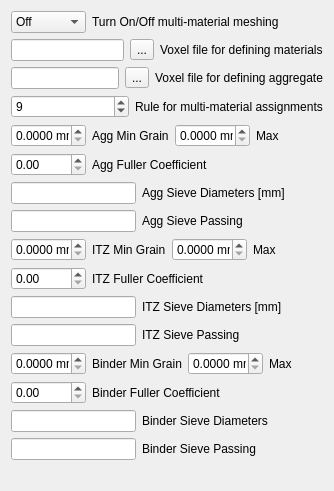
        <widget class="QWidget" name="multiMat">
         <property name="enabled">
          <bool>true</bool>
         </property>
         <layout class="QGridLayout" name="gridLayout_9">
          <item row="0" column="0">
           <layout class="QHBoxLayout" name="horizontalLayout_22">
            <item>
             <widget class="QComboBox" name="multiMatToggle">
              <property name="sizePolicy">
               <sizepolicy hsizetype="Fixed" vsizetype="Fixed">
                <horstretch>0</horstretch>
                <verstretch>0</verstretch>
               </sizepolicy>
              </property>
              <property name="minimumSize">
               <size>
                <width>75</width>
                <height>0</height>
               </size>
              </property>
              <property name="maximumSize">
               <size>
                <width>75</width>
                <height>16777215</height>
               </size>
              </property>
              <item>
               <property name="text">
                <string>Off</string>
               </property>
              </item>
              <item>
               <property name="text">
                <string>On</string>
               </property>
              </item>
             </widget>
            </item>
            <item>
             <widget class="QLabel" name="textLabel2_22">
              <property name="text">
               <string>Turn On/Off multi-material meshing</string>
              </property>
             </widget>
            </item>
           </layout>
          </item>
          <item row="1" column="0">
           <layout class="QHBoxLayout" name="horizontalLayout_23">
            <item>
             <widget class="QLineEdit" name="multiMatFile">
              <property name="enabled">
               <bool>true</bool>
              </property>
              <property name="minimumSize">
               <size>
                <width>0</width>
                <height>0</height>
               </size>
              </property>
              <property name="maximumSize">
               <size>
                <width>16777215</width>
                <height>16777215</height>
               </size>
              </property>
              <property name="readOnly">
               <bool>true</bool>
              </property>
             </widget>
            </item>
            <item>
             <widget class="QToolButton" name="readMultiMatFile">
              <property name="enabled">
               <bool>true</bool>
              </property>
              <property name="text">
               <string notr="true">...</string>
              </property>
             </widget>
            </item>
            <item>
             <widget class="QLabel" name="textLabel2_23">
              <property name="text">
               <string>Voxel file for defining materials</string>
              </property>
             </widget>
            </item>
           </layout>
          </item>
          <item row="2" column="0">
           <layout class="QHBoxLayout" name="horizontalLayout_37">
            <item>
             <widget class="QLineEdit" name="aggFile">
              <property name="enabled">
               <bool>true</bool>
              </property>
              <property name="minimumSize">
               <size>
                <width>0</width>
                <height>0</height>
               </size>
              </property>
              <property name="maximumSize">
               <size>
                <width>16777215</width>
                <height>16777215</height>
               </size>
              </property>
              <property name="readOnly">
               <bool>true</bool>
              </property>
             </widget>
            </item>
            <item>
             <widget class="QToolButton" name="readAggFile">
              <property name="enabled">
               <bool>true</bool>
              </property>
              <property name="text">
               <string notr="true">...</string>
              </property>
             </widget>
            </item>
            <item>
             <widget class="QLabel" name="textLabel2_31">
              <property name="text">
               <string>Voxel file for defining aggregate</string>
              </property>
             </widget>
            </item>
           </layout>
          </item>
          <item row="3" column="0">
           <layout class="QGridLayout" name="gridLayout_6">
            <item row="0" column="0">
             <widget class="QSpinBox" name="multiMatRule">
              <property name="minimumSize">
               <size>
                <width>75</width>
                <height>20</height>
               </size>
              </property>
              <property name="minimum">
               <number>1</number>
              </property>
              <property name="maximum">
               <number>10</number>
              </property>
              <property name="value">
               <number>9</number>
              </property>
             </widget>
            </item>
            <item row="0" column="1">
             <widget class="QLabel" name="textLabel2_30">
              <property name="text">
               <string>Rule for multi-material assignments</string>
              </property>
             </widget>
            </item>
           </layout>
          </item>
          <item row="4" column="0">
           <layout class="QHBoxLayout" name="horizontalLayout_24">
            <item>
             <widget class="QDoubleSpinBox" name="grainAggMin">
              <property name="sizePolicy">
               <sizepolicy hsizetype="Fixed" vsizetype="Fixed">
                <horstretch>0</horstretch>
                <verstretch>0</verstretch>
               </sizepolicy>
              </property>
              <property name="minimumSize">
               <size>
                <width>75</width>
                <height>20</height>
               </size>
              </property>
              <property name="maximumSize">
               <size>
                <width>75</width>
                <height>16777215</height>
               </size>
              </property>
              <property name="suffix">
               <string> mm</string>
              </property>
              <property name="decimals">
               <number>4</number>
              </property>
              <property name="maximum">
               <double>999999.000000000000000</double>
              </property>
             </widget>
            </item>
            <item>
             <widget class="QLabel" name="textLabel2_24">
              <property name="text">
               <string>Agg Min Grain</string>
              </property>
             </widget>
            </item>
            <item>
             <widget class="QDoubleSpinBox" name="grainAggMax">
              <property name="sizePolicy">
               <sizepolicy hsizetype="Fixed" vsizetype="Fixed">
                <horstretch>0</horstretch>
                <verstretch>0</verstretch>
               </sizepolicy>
              </property>
              <property name="minimumSize">
               <size>
                <width>75</width>
                <height>20</height>
               </size>
              </property>
              <property name="maximumSize">
               <size>
                <width>75</width>
                <height>16777215</height>
               </size>
              </property>
              <property name="suffix">
               <string> mm</string>
              </property>
              <property name="decimals">
               <number>4</number>
              </property>
              <property name="maximum">
               <double>999999.000000000000000</double>
              </property>
             </widget>
            </item>
            <item>
             <widget class="QLabel" name="textLabel2_25">
              <property name="text">
               <string>Max</string>
              </property>
             </widget>
            </item>
           </layout>
          </item>
          <item row="5" column="0">
           <layout class="QHBoxLayout" name="horizontalLayout_25">
            <item>
             <widget class="QDoubleSpinBox" name="grainAggFuller">
              <property name="sizePolicy">
               <sizepolicy hsizetype="Fixed" vsizetype="Fixed">
                <horstretch>0</horstretch>
                <verstretch>0</verstretch>
               </sizepolicy>
              </property>
              <property name="minimumSize">
               <size>
                <width>75</width>
                <height>20</height>
               </size>
              </property>
              <property name="suffix">
               <string/>
              </property>
              <property name="maximum">
               <double>1.000000000000000</double>
              </property>
              <property name="singleStep">
               <double>0.010000000000000</double>
              </property>
             </widget>
            </item>
            <item>
             <widget class="QLabel" name="label_5">
              <property name="text">
               <string>Agg Fuller Coefficient</string>
              </property>
             </widget>
            </item>
           </layout>
          </item>
          <item row="6" column="0">
           <layout class="QHBoxLayout" name="horizontalLayout_26">
            <item>
             <widget class="QLineEdit" name="grainAggSieveD">
              <property name="sizePolicy">
               <sizepolicy hsizetype="Fixed" vsizetype="Fixed">
                <horstretch>0</horstretch>
                <verstretch>0</verstretch>
               </sizepolicy>
              </property>
              <property name="minimumSize">
               <size>
                <width>125</width>
                <height>0</height>
               </size>
              </property>
              <property name="maximumSize">
               <size>
                <width>125</width>
                <height>16777215</height>
               </size>
              </property>
              <property name="inputMask">
               <string/>
              </property>
              <property name="placeholderText">
               <string/>
              </property>
             </widget>
            </item>
            <item>
             <widget class="QLabel" name="label_6">
              <property name="text">
               <string>Agg Sieve Diameters [mm]</string>
              </property>
             </widget>
            </item>
           </layout>
          </item>
          <item row="7" column="0">
           <layout class="QHBoxLayout" name="horizontalLayout_27">
            <item>
             <widget class="QLineEdit" name="grainAggSieveP">
              <property name="minimumSize">
               <size>
                <width>125</width>
                <height>0</height>
               </size>
              </property>
              <property name="maximumSize">
               <size>
                <width>125</width>
                <height>16777215</height>
               </size>
              </property>
              <property name="inputMask">
               <string/>
              </property>
              <property name="placeholderText">
               <string/>
              </property>
             </widget>
            </item>
            <item>
             <widget class="QLabel" name="label_7">
              <property name="text">
               <string>Agg Sieve Passing</string>
              </property>
             </widget>
            </item>
           </layout>
          </item>
          <item row="8" column="0">
           <layout class="QHBoxLayout" name="horizontalLayout_28">
            <item>
             <widget class="QDoubleSpinBox" name="grainITZMin">
              <property name="sizePolicy">
               <sizepolicy hsizetype="Fixed" vsizetype="Fixed">
                <horstretch>0</horstretch>
                <verstretch>0</verstretch>
               </sizepolicy>
              </property>
              <property name="minimumSize">
               <size>
                <width>75</width>
                <height>20</height>
               </size>
              </property>
              <property name="maximumSize">
               <size>
                <width>75</width>
                <height>16777215</height>
               </size>
              </property>
              <property name="suffix">
               <string> mm</string>
              </property>
              <property name="decimals">
               <number>4</number>
              </property>
              <property name="maximum">
               <double>999999.000000000000000</double>
              </property>
             </widget>
            </item>
            <item>
             <widget class="QLabel" name="textLabel2_27">
              <property name="text">
               <string>ITZ Min Grain</string>
              </property>
             </widget>
            </item>
            <item>
             <widget class="QDoubleSpinBox" name="grainITZMax">
              <property name="sizePolicy">
               <sizepolicy hsizetype="Fixed" vsizetype="Fixed">
                <horstretch>0</horstretch>
                <verstretch>0</verstretch>
               </sizepolicy>
              </property>
              <property name="minimumSize">
               <size>
                <width>75</width>
                <height>20</height>
               </size>
              </property>
              <property name="maximumSize">
               <size>
                <width>75</width>
                <height>16777215</height>
               </size>
              </property>
              <property name="suffix">
               <string> mm</string>
              </property>
              <property name="decimals">
               <number>4</number>
              </property>
              <property name="maximum">
               <double>999999.000000000000000</double>
              </property>
             </widget>
            </item>
            <item>
             <widget class="QLabel" name="textLabel2_26">
              <property name="text">
               <string>Max</string>
              </property>
             </widget>
            </item>
           </layout>
          </item>
          <item row="9" column="0">
           <layout class="QHBoxLayout" name="horizontalLayout_29">
            <item>
             <widget class="QDoubleSpinBox" name="grainITZFuller">
              <property name="sizePolicy">
               <sizepolicy hsizetype="Fixed" vsizetype="Fixed">
                <horstretch>0</horstretch>
                <verstretch>0</verstretch>
               </sizepolicy>
              </property>
              <property name="minimumSize">
               <size>
                <width>75</width>
                <height>20</height>
               </size>
              </property>
              <property name="suffix">
               <string/>
              </property>
              <property name="maximum">
               <double>1.000000000000000</double>
              </property>
              <property name="singleStep">
               <double>0.010000000000000</double>
              </property>
             </widget>
            </item>
            <item>
             <widget class="QLabel" name="label_9">
              <property name="text">
               <string>ITZ Fuller Coefficient</string>
              </property>
             </widget>
            </item>
           </layout>
          </item>
          <item row="10" column="0">
           <layout class="QHBoxLayout" name="horizontalLayout_30">
            <item>
             <widget class="QLineEdit" name="grainITZSieveD">
              <property name="sizePolicy">
               <sizepolicy hsizetype="Fixed" vsizetype="Fixed">
                <horstretch>0</horstretch>
                <verstretch>0</verstretch>
               </sizepolicy>
              </property>
              <property name="minimumSize">
               <size>
                <width>125</width>
                <height>0</height>
               </size>
              </property>
              <property name="maximumSize">
               <size>
                <width>125</width>
                <height>16777215</height>
               </size>
              </property>
              <property name="inputMask">
               <string/>
              </property>
              <property name="placeholderText">
               <string/>
              </property>
             </widget>
            </item>
            <item>
             <widget class="QLabel" name="label_8">
              <property name="text">
               <string>ITZ Sieve Diameters [mm]</string>
              </property>
             </widget>
            </item>
           </layout>
          </item>
          <item row="11" column="0">
           <layout class="QHBoxLayout" name="horizontalLayout_31">
            <item>
             <widget class="QLineEdit" name="grainITZSieveP">
              <property name="minimumSize">
               <size>
                <width>125</width>
                <height>0</height>
               </size>
              </property>
              <property name="maximumSize">
               <size>
                <width>125</width>
                <height>16777215</height>
               </size>
              </property>
              <property name="inputMask">
               <string/>
              </property>
              <property name="placeholderText">
               <string/>
              </property>
             </widget>
            </item>
            <item>
             <widget class="QLabel" name="label_10">
              <property name="text">
               <string>ITZ Sieve Passing</string>
              </property>
             </widget>
            </item>
           </layout>
          </item>
          <item row="12" column="0">
           <layout class="QHBoxLayout" name="horizontalLayout_32">
            <item>
             <widget class="QDoubleSpinBox" name="grainBinderMin">
              <property name="sizePolicy">
               <sizepolicy hsizetype="Fixed" vsizetype="Fixed">
                <horstretch>0</horstretch>
                <verstretch>0</verstretch>
               </sizepolicy>
              </property>
              <property name="minimumSize">
               <size>
                <width>75</width>
                <height>20</height>
               </size>
              </property>
              <property name="maximumSize">
               <size>
                <width>75</width>
                <height>16777215</height>
               </size>
              </property>
              <property name="suffix">
               <string> mm</string>
              </property>
              <property name="decimals">
               <number>4</number>
              </property>
              <property name="maximum">
               <double>999999.000000000000000</double>
              </property>
             </widget>
            </item>
            <item>
             <widget class="QLabel" name="textLabel2_29">
              <property name="text">
               <string>Binder Min Grain</string>
              </property>
             </widget>
            </item>
            <item>
             <widget class="QDoubleSpinBox" name="grainBinderMax">
              <property name="sizePolicy">
               <sizepolicy hsizetype="Fixed" vsizetype="Fixed">
                <horstretch>0</horstretch>
                <verstretch>0</verstretch>
               </sizepolicy>
              </property>
              <property name="minimumSize">
               <size>
                <width>75</width>
                <height>20</height>
               </size>
              </property>
              <property name="maximumSize">
               <size>
                <width>75</width>
                <height>16777215</height>
               </size>
              </property>
              <property name="suffix">
               <string> mm</string>
              </property>
              <property name="decimals">
               <number>4</number>
              </property>
              <property name="maximum">
               <double>999999.000000000000000</double>
              </property>
             </widget>
            </item>
            <item>
             <widget class="QLabel" name="textLabel2_28">
              <property name="text">
               <string>Max</string>
              </property>
             </widget>
            </item>
           </layout>
          </item>
          <item row="13" column="0">
           <layout class="QHBoxLayout" name="horizontalLayout_33">
            <item>
             <widget class="QDoubleSpinBox" name="grainBinderFuller">
              <property name="sizePolicy">
               <sizepolicy hsizetype="Fixed" vsizetype="Fixed">
                <horstretch>0</horstretch>
                <verstretch>0</verstretch>
               </sizepolicy>
              </property>
              <property name="minimumSize">
               <size>
                <width>75</width>
                <height>20</height>
               </size>
              </property>
              <property name="suffix">
               <string/>
              </property>
              <property name="maximum">
               <double>1.000000000000000</double>
              </property>
              <property name="singleStep">
               <double>0.010000000000000</double>
              </property>
             </widget>
            </item>
            <item>
             <widget class="QLabel" name="label_12">
              <property name="enabled">
               <bool>true</bool>
              </property>
              <property name="text">
               <string>Binder Fuller Coefficient</string>
              </property>
             </widget>
            </item>
           </layout>
          </item>
          <item row="14" column="0">
           <layout class="QHBoxLayout" name="horizontalLayout_34">
            <item>
             <widget class="QLineEdit" name="grainBinderSieveD">
              <property name="sizePolicy">
               <sizepolicy hsizetype="Fixed" vsizetype="Fixed">
                <horstretch>0</horstretch>
                <verstretch>0</verstretch>
               </sizepolicy>
              </property>
              <property name="minimumSize">
               <size>
                <width>125</width>
                <height>0</height>
               </size>
              </property>
              <property name="maximumSize">
               <size>
                <width>125</width>
                <height>16777215</height>
               </size>
              </property>
              <property name="inputMask">
               <string/>
              </property>
              <property name="placeholderText">
               <string/>
              </property>
             </widget>
            </item>
            <item>
             <widget class="QLabel" name="label_11">
              <property name="text">
               <string>Binder Sieve Diameters</string>
              </property>
             </widget>
            </item>
           </layout>
          </item>
          <item row="15" column="0">
           <layout class="QHBoxLayout" name="horizontalLayout_35">
            <item>
             <widget class="QLineEdit" name="grainBinderSieveP">
              <property name="minimumSize">
               <size>
                <width>125</width>
                <height>0</height>
               </size>
              </property>
              <property name="maximumSize">
               <size>
                <width>125</width>
                <height>16777215</height>
               </size>
              </property>
              <property name="inputMask">
               <string/>
              </property>
              <property name="placeholderText">
               <string/>
              </property>
             </widget>
            </item>
            <item>
             <widget class="QLabel" name="label_13">
              <property name="text">
               <string>Binder Sieve Passing</string>
              </property>
             </widget>
            </item>
           </layout>
          </item>
          <item row="16" column="0">
           <spacer>
            <property name="orientation">
             <enum>Qt::Vertical</enum>
            </property>
            <property name="sizeHint" stdset="0">
             <size>
              <width>20</width>
              <height>20</height>
             </size>
            </property>
           </spacer>
          </item>
         </layout>
        </widget>
